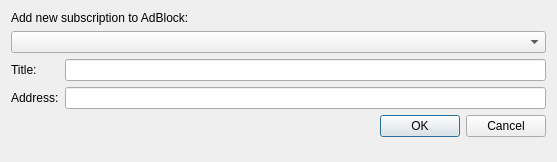
<?xml version="1.0" encoding="UTF-8"?>
<ui version="4.0">
 <class>AdBlockAddSubscriptionDialog</class>
 <widget class="QDialog" name="AdBlockAddSubscriptionDialog">
  <property name="geometry">
   <rect>
    <x>0</x>
    <y>0</y>
    <width>557</width>
    <height>162</height>
   </rect>
  </property>
  <property name="windowTitle">
   <string>Add Subscription</string>
  </property>
  <layout class="QFormLayout" name="formLayout">
   <item row="1" column="0" colspan="2">
    <widget class="QComboBox" name="comboBox"/>
   </item>
   <item row="2" column="0">
    <widget class="QLabel" name="label">
     <property name="text">
      <string>Title:</string>
     </property>
    </widget>
   </item>
   <item row="2" column="1">
    <widget class="QLineEdit" name="title"/>
   </item>
   <item row="3" column="0">
    <widget class="QLabel" name="label_2">
     <property name="text">
      <string>Address:</string>
     </property>
    </widget>
   </item>
   <item row="3" column="1">
    <widget class="QLineEdit" name="url"/>
   </item>
   <item row="4" column="1">
    <widget class="QDialogButtonBox" name="buttonBox">
     <property name="orientation">
      <enum>Qt::Horizontal</enum>
     </property>
     <property name="standardButtons">
      <set>QDialogButtonBox::Cancel|QDialogButtonBox::Ok</set>
     </property>
    </widget>
   </item>
   <item row="0" column="0" colspan="2">
    <widget class="QLabel" name="label_3">
     <property name="text">
      <string>Add new subscription to AdBlock:</string>
     </property>
    </widget>
   </item>
  </layout>
 </widget>
 <resources/>
 <connections>
  <connection>
   <sender>buttonBox</sender>
   <signal>accepted()</signal>
   <receiver>AdBlockAddSubscriptionDialog</receiver>
   <slot>accept()</slot>
   <hints>
    <hint type="sourcelabel">
     <x>248</x>
     <y>254</y>
    </hint>
    <hint type="destinationlabel">
     <x>157</x>
     <y>274</y>
    </hint>
   </hints>
  </connection>
  <connection>
   <sender>buttonBox</sender>
   <signal>rejected()</signal>
   <receiver>AdBlockAddSubscriptionDialog</receiver>
   <slot>reject()</slot>
   <hints>
    <hint type="sourcelabel">
     <x>316</x>
     <y>260</y>
    </hint>
    <hint type="destinationlabel">
     <x>286</x>
     <y>274</y>
    </hint>
   </hints>
  </connection>
 </connections>
</ui>
